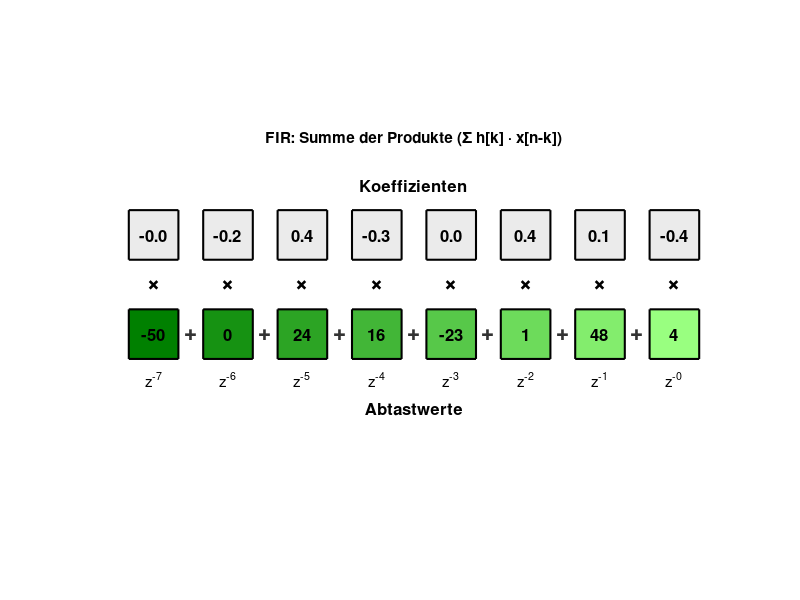

The MATLAB script that drew this image:
% --------------------------------------------------------
% FIR-Demo: 8 Koeffizienten * 8 Abtastwerte
% Darstellung mit Multiplikation (×) und Addition (+)
% --------------------------------------------------------

clear; clc; close all;

% --- Daten ----------------------------------------------------
N = 8;
coeffs = randi([-50,50], 1, N) / 100;       % 0.01 ... .5
nums   = randi([-50,50], 1, N);       % Zufallswerte

% --- Layout ---------------------------------------------------
w = 1;               % Quadratbreite
gap = 0.5;             % horizontaler Abstand
xpos = (0:N-1) * (w+gap);
yLower = 0;            % y für Abtastwerte
yUpper = 2.0;          % y für Koeffizienten
ySymbol = (yLower + yUpper)/2; % y für Multiplikationszeichen

figure('Color','w'); axis equal off; hold on;

% Farbverlauf für Abtastwerte
greens = [linspace(0,0.6,N)', linspace(0.5,1,N)', linspace(0,0.5,N)'];

% ===== obere Reihe: Koeffizienten ==============================
for k = 1:N
    x0 = xpos(k);
    rectangle('Position',[x0, yUpper, w, w], ...
              'FaceColor',[0.92 0.92 0.92], ...
              'EdgeColor','k','LineWidth',1.5);
    text(x0 + w/2, yUpper + w/2, sprintf('%.1f', coeffs(k)), ...
        'HorizontalAlignment','center', 'VerticalAlignment','middle', ...
        'FontSize',12,'FontWeight','bold');
end
text(mean([xpos(1), xpos(end)+w]), yUpper + w + 0.5, 'Koeffizienten', ...
    'HorizontalAlignment','center','FontSize',12,'FontWeight','bold');

% ===== untere Reihe: Abtastwerte + z^{-k} =====================
for k = 1:N
    x0 = xpos(k);
    rectangle('Position',[x0, yLower, w, w], ...
              'FaceColor',greens(k,:), ...
              'EdgeColor','k','LineWidth',1.5);
    % Zahl
    text(x0 + w/2, yLower + w/2, num2str(nums(k)), ...
        'HorizontalAlignment','center', 'VerticalAlignment','middle', ...
        'FontSize',12,'FontWeight','bold');
    % z^{-k}
    text(x0 + w/2, yLower - 0.4, sprintf('z^{-%d}', N-k), ...
        'HorizontalAlignment','center', 'FontSize',11);
end
text(mean([xpos(1), xpos(end)+w]), yLower - 1.0, 'Abtastwerte', ...
    'HorizontalAlignment','center','FontSize',12,'FontWeight','bold');

% ===== Multiplikationszeichen zwischen den Reihen ==============
for k = 1:N
    x0 = xpos(k);
    text(x0 + w/2, ySymbol+0.5, '×', ...
        'HorizontalAlignment','center', 'VerticalAlignment','middle', ...
        'FontSize',16,'FontWeight','bold');
end

% ===== Pluszeichen zwischen den Spalten ========================
for k = 1:N-1
    x0 = xpos(k) + w + gap/2;
    text(x0, ySymbol-0.5, '+', ...
        'HorizontalAlignment','center', 'VerticalAlignment','middle', ...
        'FontSize',16,'FontWeight','bold','Color',[0.2 0.2 0.2]);
end

% Achsenbereich
xlim([-0.5, xpos(end)+w+0.5]);
ylim([-1.2, yUpper + w + 1.0]);
title('FIR: Summe der Produkte (Σ h[k] · x[n-k])');
